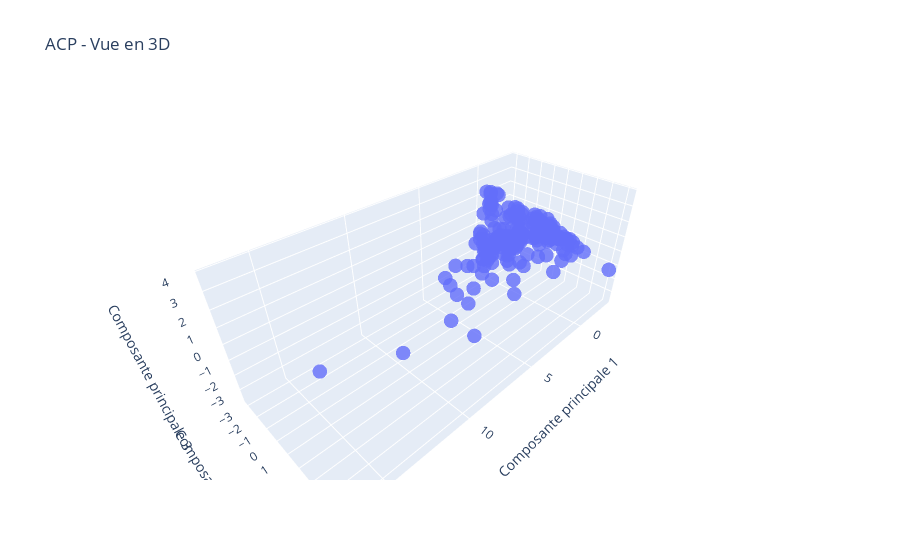

The notebook cell saved with this chart:
### Code cell
import plotly.graph_objects as go

principal_components_pivot = pca.fit_transform(data_num)

fig = go.Figure(data=[go.Scatter3d(
    x=principal_components_pivot[:, 0],
    y=principal_components_pivot[:, 1],
    z=principal_components_pivot[:, 2],
    mode='markers',
    marker=dict(
        size=5,
        opacity=0.8
    )
)])

fig.update_layout(
    title='ACP - Vue en 3D',
    scene = dict(
        xaxis_title='Composante principale 1',
        yaxis_title='Composante principale 2',
        zaxis_title='Composante principale 3'
    )
)

fig.show()

### Figure 1 — Plotly figure (JSON) as saved in the notebook; plotly's stock layout.template omitted (floating-point values rounded to 4 significant figures; data arrays with more than 128 entries replaced by an {"elided": "..."} marker saying what was removed)
{"data": [{"marker": {"opacity": 0.8, "size": 5}, "mode": "markers", "type": "scatter3d", "x": {"elided": "165 float values"}, "y": {"elided": "165 float values"}, "z": {"elided": "165 float values"}}], "layout": {"scene": {"xaxis": {"title": {"text": "Composante principale 1"}}, "yaxis": {"title": {"text": "Composante principale 2"}}, "zaxis": {"title": {"text": "Composante principale 3"}}}, "title": {"text": "ACP - Vue en 3D"}}}
